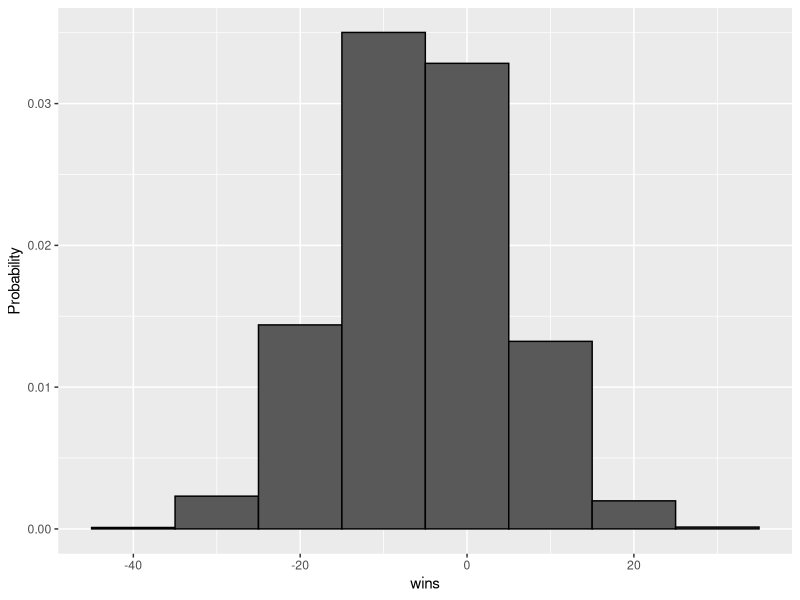
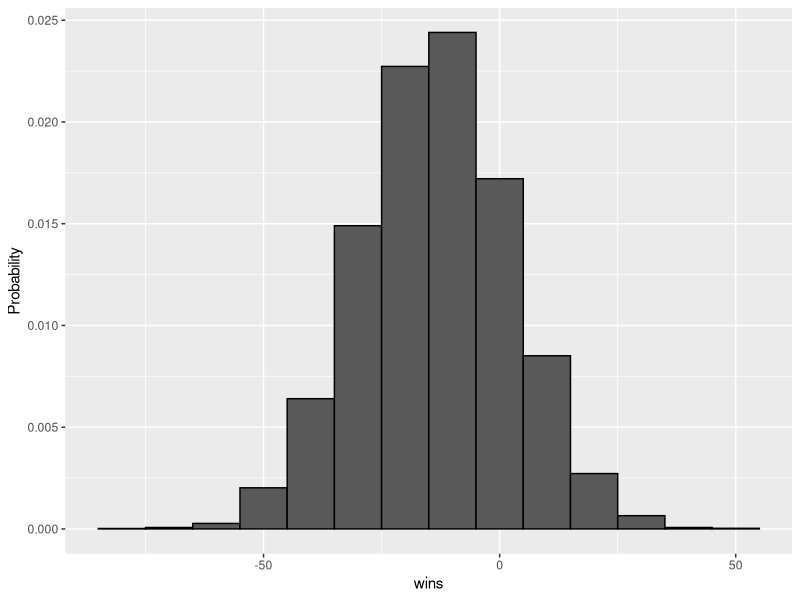
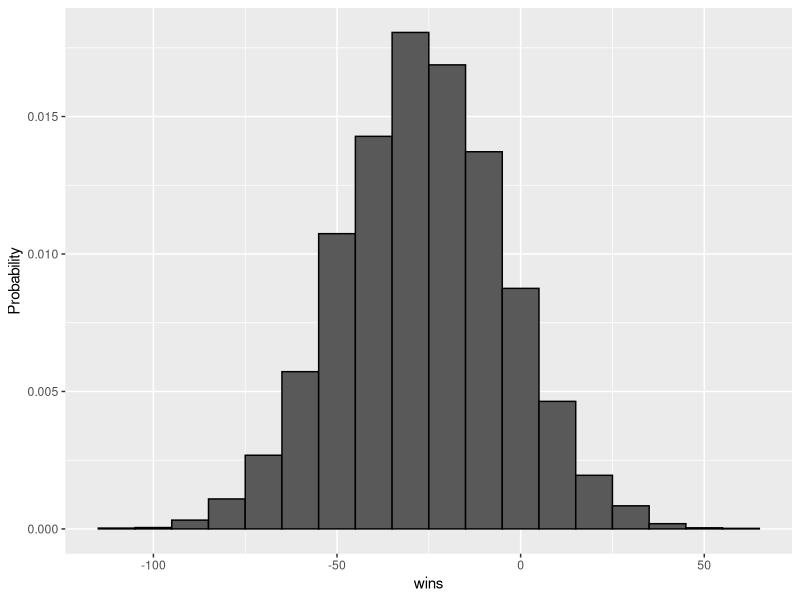
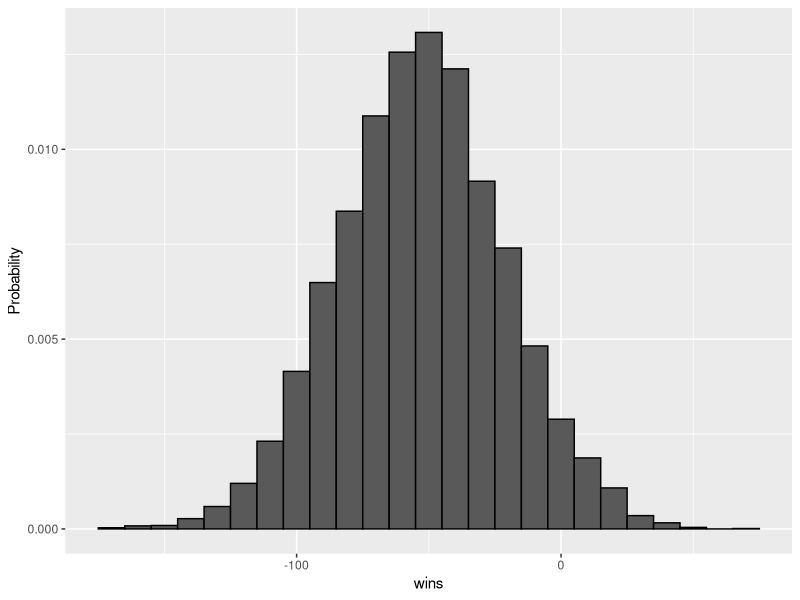
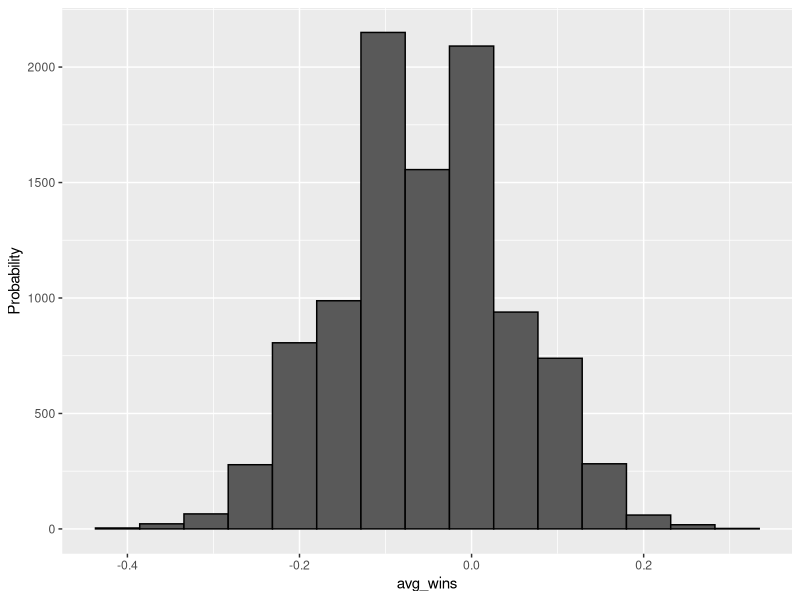
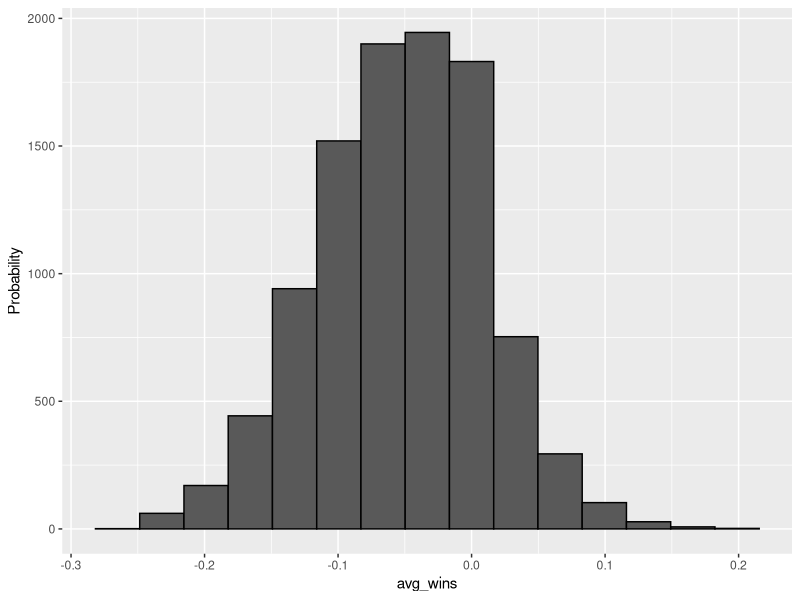
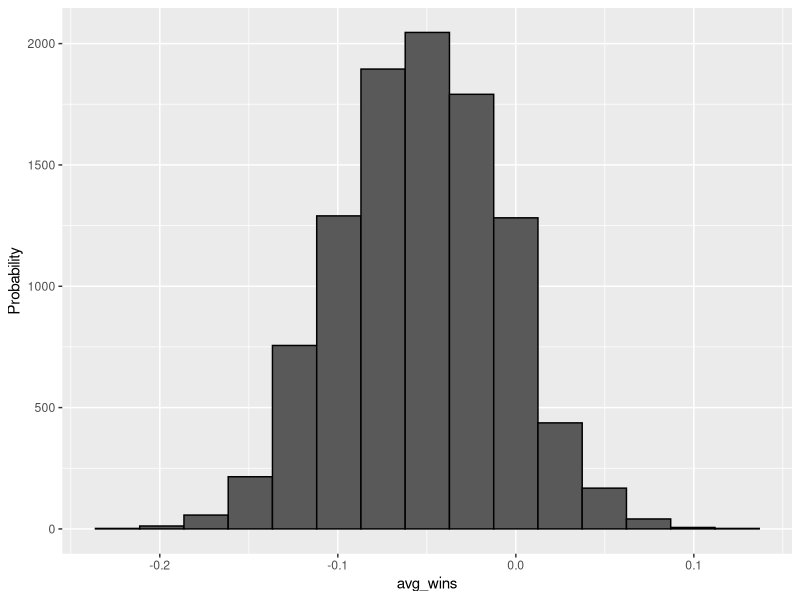
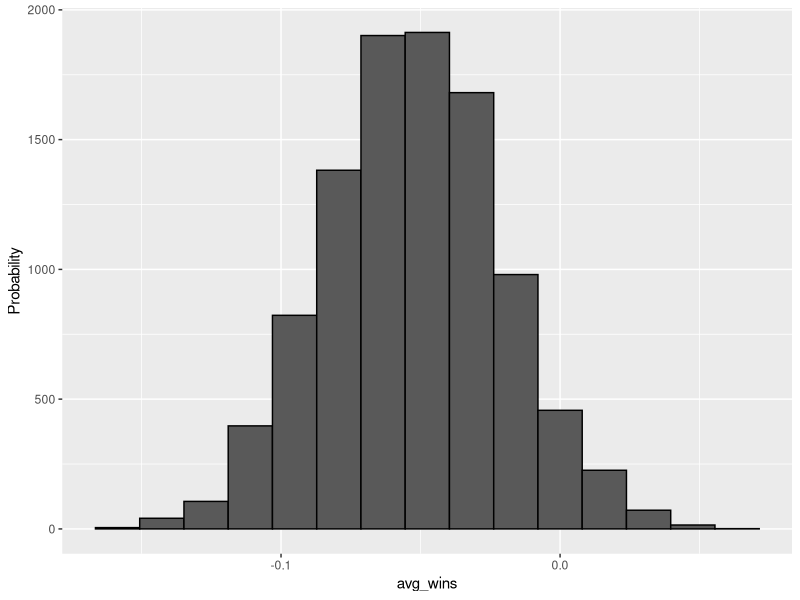

The R script that drew these images, in order:
## ---- chunk 1
roulette <- function(n){
  X <- sample(c(-1,1), n, replace = TRUE, prob=c(10/19, 9/19))
  sum(X)
}
roulette(10)
## ---- chunk 2
library(tidyverse)

B<- 10000

for(n in c(100,250,500,1000)){
  
wins <- replicate(B, roulette(n) )
  p<- data.frame(wins) %>% ggplot(aes(wins, ..density..)) + geom_histogram(color = "black", binwidth = 10, center=0)  + ylab("Probability")
  print(p)
}

## ---- chunk 3
B <- 10000

ns <- c(100,250,500,1000)
for(n in ns){
  wins <- replicate(B, roulette(n))
  
  z <- data.frame(avg_wins=wins/n) %>% ggplot(aes(x=avg_wins)) + geom_histogram(color="black", bins=15, center=0) + ylab("Probability")
  print(z)
}
## ---- chunk 4
ExpX<- -1 * (10/19) + (9/19)
ExpX
## ---- chunk 5
SD_X <- abs(1-(-1))*sqrt((9/19)*(10/19))
SD_X
## ---- chunk 6
1-pnorm( sqrt(100)*(1/19)/SD_X)

## ---- chunk 7
B <- 1000000
S <- replicate(B, roulette(100))
mean(S>0) ##probability that I win money, which is the same as the probability of the casino losing money
## ---- chunk 8
number_plays <-seq(25,1000,100)
probability_casino_loses<- 1-pnorm( sqrt(number_plays)*(1/19)/SD_X)
plot(number_plays, probability_casino_loses)
## ---- chunk 9
n <- 5
B <- 10000
series_outcome <- function(n){
  sox_prob <- sample(c(0,1), n, replace = TRUE, prob=c(1/2, 1/2))
  sum(sox_prob)
}
sox_win <- replicate(B, series_outcome(n))
mean(sox_win>=3)
## ---- chunk 10
n <- 5
B <- 10000
series_outcome2 <- function(n){
  sox_prob2 <- sample(c(0,1), n, replace = TRUE, prob=c(3/5, 2/5))
  sum(sox_prob2)
}
sox_win2 <- replicate(B, series_outcome2(n))
mean(sox_win2>=3)
## ---- chunk 11
B <- 10000
for(n in c(3,7)){
series_outcome2 <- function(n){
  sox_prob2 <- sample(c(0,1), n, replace = TRUE, prob=c(3/5, 2/5))
  sum(sox_prob2)
} 
sox_win2 <- replicate(B, series_outcome2(n))
print(mean(sox_win2>(n/2)))
}
## ---- chunk 12
B<-10000
for(n in c(5,7)){
series_outcome <- function(n){
  sox_prob <- sum(c(0) + sample(c(0,1), n-1, replace = TRUE, prob=c(1/2, 1/2)))
} 
sox_win <- replicate(B, series_outcome(n))
print(mean(sox_win>(n/2)))
}

